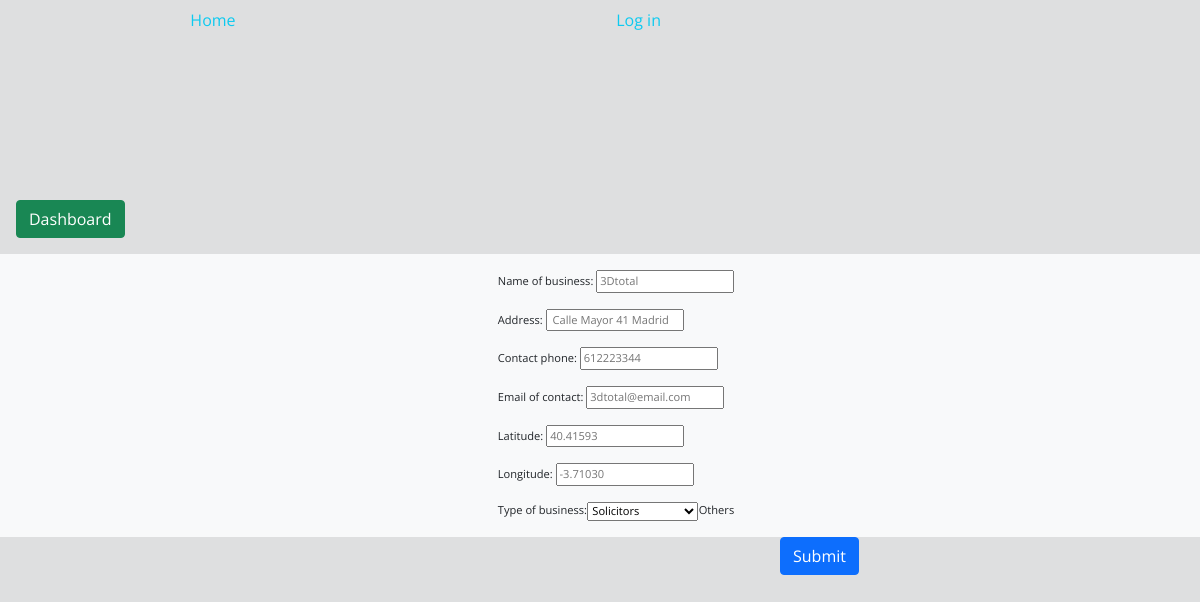
Screenshot of /update?adv_id=6423adbcf4b64cf0bc4ee2ec73276237 (signed in) with the database file from the repository.
### models.py (models this page shows, shortened)
class Advert(db.Model):
    id = db.Column(db.String(32), primary_key= True)
    user_id = db.Column(db.String(32), ForeignKey("user.id"))
    adv_name = db.Column(db.String(50), nullable=False, unique=True)
    address = db.Column(db.String(60), nullable=False, unique= True)
    latitude = db.Column(db.String(11), nullable=True)
    longitude = db.Column(db.String(11), nullable=True)
    contact_phone = db.Column(db.String(12), nullable=False)
    contact_email = db.Column(db.String(100), nullable=False)
    business_type = db.Column(db.String(30), nullable=False)
    description = db.Column(db.Text, nullable=True)
    images= db.relationship("Upload", backref=db.backref("advert", lazy=True))

### main.py (the view, shortened to what this page needs)
@app.route("/update", methods=["GET", "POST"])
def update_object():
    adv_id = request.args.get("adv_id")
    ad_to_up =Advert.query.get(adv_id)
    return render_template("ad_creation.html", ad=ad_to_up)

### templates/ad_creation.html (shortened to what this page needs)
{%extends "base.html"%}
{%block content%}
<div>
    <h2 class ="d-flex justify-content-center" style="padding:5%">{{text}}</h2>
    <div class="sticky">
        {%if ad%}
        <a href="{{url_for('dashboard', user=ad.user_id )}}" class="d-flex justify-content-start" style="text-decoration:none;">
            <button class="btn btn-success m-3" type="button">Dashboard</button>
        </a>
        {%endif%}
    </div>
</div>
<div id= "formulario" class="d-flex justify-content-center bg-light">
    <form  action="" method="POST" >
        <ul class="d-flex-row ad_crea_list" >
            <li>
                <label for="">Name of business:
                    <input  type="text" name="adv_name" id="" placeholder="{{ad.adv_name}}" required>
                </label>
            </li>
            <li>
                <label for="">Address:
                    <input  type="text" name="address" id="" placeholder=" {{ad.address}}" required>
                </label>
            </li>
            <li>
                <label for="">Contact phone:
                    <input  type="text" name="contact_phone" placeholder="{{ad.contact_phone}}" id="" required>
                </label>
            </li>
            <li>
                <label for="">Email of contact:
                    <input  type="email" name="contact_email" placeholder="{{ad.contact_email}}" id="" required>
                </label>
            </li>
            <li>
                <label for="">Latitude:
                    <input  type="text" name="latitude" placeholder="{{ad.latitude}} "id="" >
                </label>
            </li>
            <li>
                <label for="">Longitude:
                    <input  type="text" name="longitude" placeholder="{{ad.longitude}}" id="" >
                </label>
            </li>
            <li>
                <label for="">Type of business: </label>
                    <select name="business_type" id="">
                        <option value="Solicitors">Solicitors</option>
                    </select> {{ad.business_type}}
            </li>
        </ul>
        <button class="btn btn-primary float-right m-auto" style="position:absolute; left:65%;" type="submit">Submit</button>
    </form>
</div>
{%endblock%}

### static/styles.css (style rules this page uses)
* { font-family: Open Sans; }
li { list-style: none; }
#formulario { background-color: rgb(238, 238, 238); font-size: smaller; margin: 0 auto; }
.ad_crea_list li { font-size: smaller; margin-top: 1rem; align-self: start; display:flex; justify-content: space-between; }

### rows the page displays
Advert: adv_name "3Dtotal", address "Calle Mayor 41 Madrid", contact_phone "612223344", contact_email "3dtotal@email.com", latitude "40.41593", longitude "-3.71030", business_type "Others"
